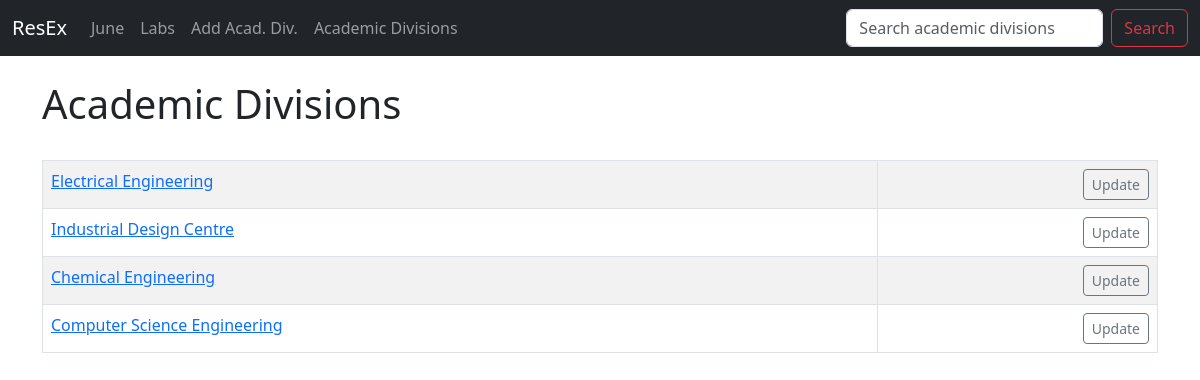
Page /list_acad_divs on the committed database.
### labs/models.py (models this page shows)
class Academic_Division(models.Model):
	DEPARTMENT = 'Department'
	SCHOOL = 'School'
	INTERDISCIPLINARY_PROGRAM = 'Interdisciplinary Program'
	CENTRE = 'Centre'
	acad_div_type_CHOICES = [(DEPARTMENT, 'Department'),(SCHOOL, 'School'),	(INTERDISCIPLINARY_PROGRAM, 'Interdisciplinary Program'),(CENTRE, 'Centre'),]
	name = models.CharField('Academic Division Name', max_length=256)
	acad_div_type = models.CharField('Academic Division Type',max_length=28,choices=acad_div_type_CHOICES,default=DEPARTMENT,) # Dept, school, IDP, centers
	web = models.URLField('Website address')
	email = models.EmailField('Email Address', max_length=128, blank=True)
	def __str__(self):
		return self.name

### labs/views.py (the view)
# urls.py: path('list_acad_divs',views.list_acad_divs, name="list-acad-divs"),
def list_acad_divs(request):
	acad_div_list = Academic_Division.objects.all()
	return render(request, 'labs/acad_div_list.html',
		{'acad_div_list':acad_div_list})

### labs/templates/labs/acad_div_list.html (shortened to what this page needs)
{% extends "labs/base.html" %}
{% block content %}
	<h1>Academic Divisions</h1>
	<br>
	<table class="table table-hover table-bordered table-striped">
		{% for acad_div in acad_div_list %}
		<tr>
			<td>
				<a href="{% url 'show-acad-div' acad_div.id %}">{{ acad_div }}</a>
			</td>
			<td align="right">
				<a href="{% url 'update-acad-div' acad_div.id %}"
				class="btn btn-outline-secondary btn-sm">Update</a>
			</td>
		</tr>
		{% endfor %}
	</table>
{% endblock %}

### rows in the picture
Academic_Division: name "Electrical Engineering"
Academic_Division: name "Industrial Design Centre"
Academic_Division: name "Chemical Engineering"
Academic_Division: name "Computer Science Engineering"
